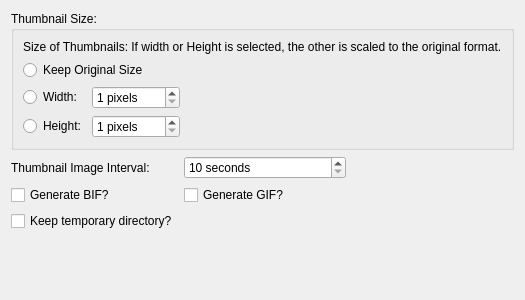
<?xml version="1.0" encoding="UTF-8"?>
<ui version="4.0">
 <class>NMediaManager::NPreferences::NUi::CBIFGeneration</class>
 <widget class="QWidget" name="NMediaManager::NPreferences::NUi::CBIFGeneration">
  <property name="geometry">
   <rect>
    <x>0</x>
    <y>0</y>
    <width>444</width>
    <height>300</height>
   </rect>
  </property>
  <property name="windowTitle">
   <string>Form</string>
  </property>
  <layout class="QGridLayout" name="gridLayout">
   <item row="8" column="0" colspan="2">
    <widget class="QCheckBox" name="keepTempDir">
     <property name="text">
      <string>Keep temporary directory?</string>
     </property>
    </widget>
   </item>
   <item row="9" column="0">
    <spacer name="verticalSpacer">
     <property name="orientation">
      <enum>Qt::Vertical</enum>
     </property>
     <property name="sizeHint" stdset="0">
      <size>
       <width>20</width>
       <height>40</height>
      </size>
     </property>
    </spacer>
   </item>
   <item row="0" column="0" colspan="4">
    <widget class="QGroupBox" name="groupBox">
     <property name="title">
      <string>Thumbnail Size:</string>
     </property>
     <layout class="QGridLayout" name="gridLayout_2">
      <item row="0" column="0" colspan="3">
       <widget class="QLabel" name="label_2">
        <property name="text">
         <string>Size of Thumbnails: If width or Height is selected, the other is scaled to the original format.</string>
        </property>
       </widget>
      </item>
      <item row="2" column="0">
       <widget class="QRadioButton" name="byImageWidth">
        <property name="text">
         <string>Width:</string>
        </property>
       </widget>
      </item>
      <item row="2" column="1">
       <widget class="QSpinBox" name="imageWidth">
        <property name="suffix">
         <string> pixels</string>
        </property>
        <property name="minimum">
         <number>1</number>
        </property>
        <property name="maximum">
         <number>4096</number>
        </property>
        <property name="stepType">
         <enum>QAbstractSpinBox::AdaptiveDecimalStepType</enum>
        </property>
       </widget>
      </item>
      <item row="2" column="2">
       <spacer name="horizontalSpacer">
        <property name="orientation">
         <enum>Qt::Horizontal</enum>
        </property>
        <property name="sizeHint" stdset="0">
         <size>
          <width>256</width>
          <height>20</height>
         </size>
        </property>
       </spacer>
      </item>
      <item row="3" column="0">
       <widget class="QRadioButton" name="byImageHeight">
        <property name="text">
         <string>Height:</string>
        </property>
       </widget>
      </item>
      <item row="3" column="1">
       <widget class="QSpinBox" name="imageHeight">
        <property name="suffix">
         <string> pixels</string>
        </property>
        <property name="minimum">
         <number>1</number>
        </property>
        <property name="maximum">
         <number>4096</number>
        </property>
        <property name="stepType">
         <enum>QAbstractSpinBox::AdaptiveDecimalStepType</enum>
        </property>
       </widget>
      </item>
      <item row="3" column="2">
       <spacer name="horizontalSpacer_3">
        <property name="orientation">
         <enum>Qt::Horizontal</enum>
        </property>
        <property name="sizeHint" stdset="0">
         <size>
          <width>256</width>
          <height>20</height>
         </size>
        </property>
       </spacer>
      </item>
      <item row="1" column="0" colspan="3">
       <widget class="QRadioButton" name="imageOriginalSize">
        <property name="text">
         <string>Keep Original Size</string>
        </property>
       </widget>
      </item>
     </layout>
    </widget>
   </item>
   <item row="4" column="3">
    <spacer name="horizontalSpacer_2">
     <property name="orientation">
      <enum>Qt::Horizontal</enum>
     </property>
     <property name="sizeHint" stdset="0">
      <size>
       <width>40</width>
       <height>20</height>
      </size>
     </property>
    </spacer>
   </item>
   <item row="4" column="0">
    <widget class="QLabel" name="label">
     <property name="text">
      <string>Thumbnail Image Interval:</string>
     </property>
    </widget>
   </item>
   <item row="4" column="2">
    <widget class="QSplitter" name="splitter">
     <property name="orientation">
      <enum>Qt::Horizontal</enum>
     </property>
     <widget class="QSpinBox" name="imageInterval">
      <property name="specialValueText">
       <string/>
      </property>
      <property name="suffix">
       <string> seconds</string>
      </property>
      <property name="minimum">
       <number>10</number>
      </property>
      <property name="maximum">
       <number>900</number>
      </property>
      <property name="stepType">
       <enum>QAbstractSpinBox::AdaptiveDecimalStepType</enum>
      </property>
      <property name="value">
       <number>10</number>
      </property>
     </widget>
    </widget>
   </item>
   <item row="5" column="2">
    <widget class="QCheckBox" name="generateGIF">
     <property name="text">
      <string>Generate GIF?</string>
     </property>
    </widget>
   </item>
   <item row="5" column="0">
    <widget class="QCheckBox" name="generateBIF">
     <property name="text">
      <string>Generate BIF?</string>
     </property>
    </widget>
   </item>
  </layout>
 </widget>
 <tabstops>
  <tabstop>imageOriginalSize</tabstop>
  <tabstop>byImageWidth</tabstop>
  <tabstop>imageWidth</tabstop>
  <tabstop>byImageHeight</tabstop>
  <tabstop>imageHeight</tabstop>
  <tabstop>imageInterval</tabstop>
  <tabstop>generateBIF</tabstop>
  <tabstop>generateGIF</tabstop>
  <tabstop>keepTempDir</tabstop>
 </tabstops>
 <resources>
  <include location="../../SABUtils/resources/SABUtils.qrc"/>
 </resources>
 <connections/>
</ui>
